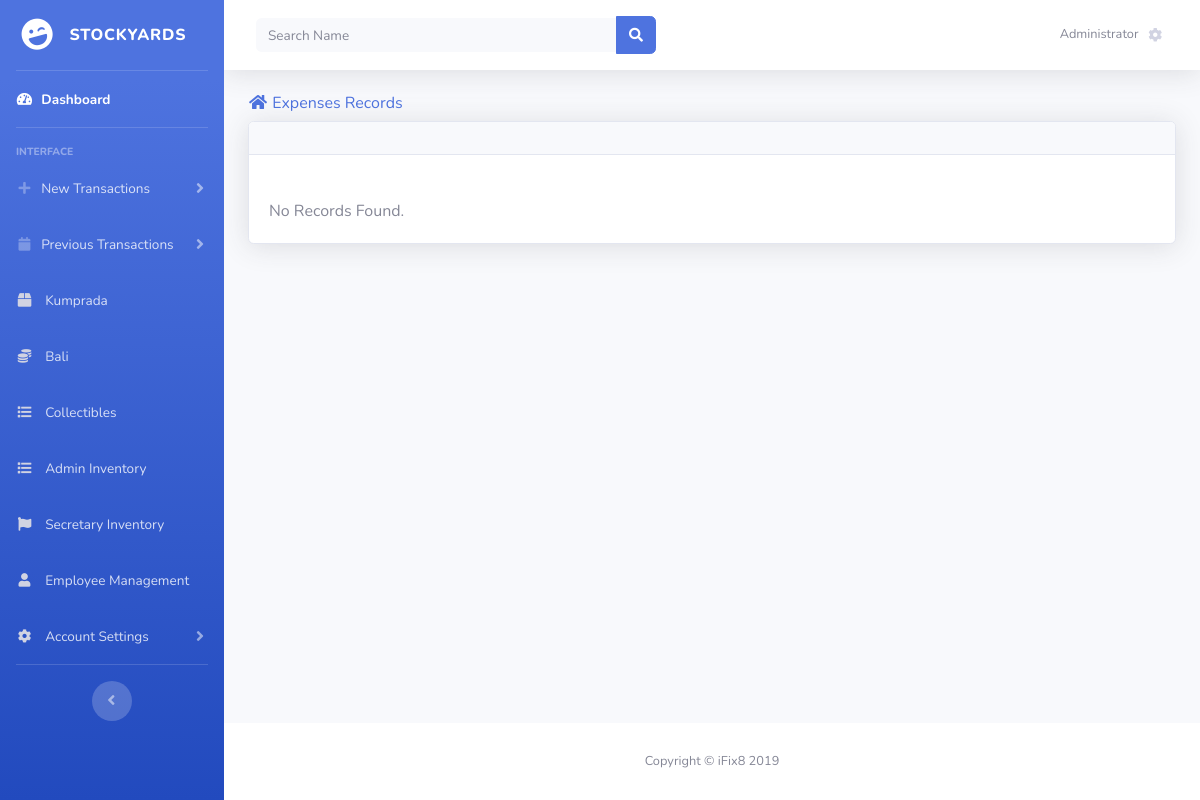
The app's page /admin/expenses.php?date=2019-11-01, older data.
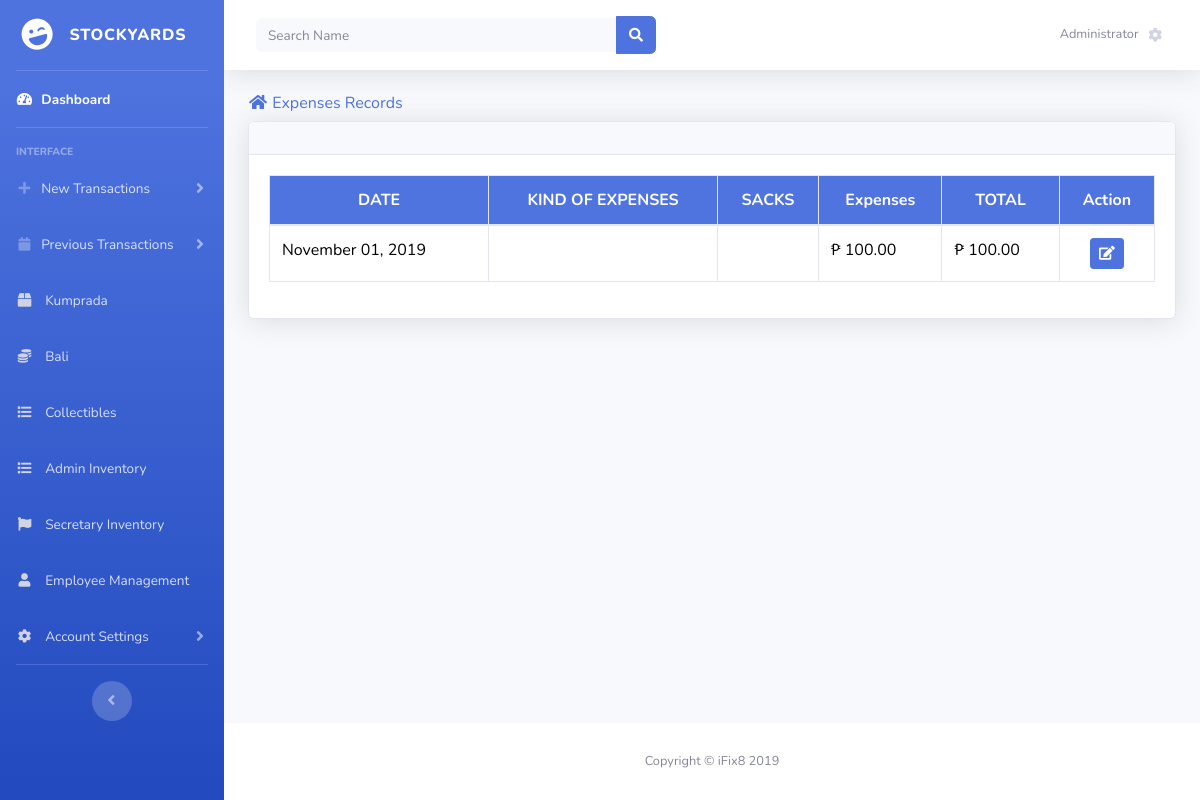
The same page, newer data.
### tables this page shows
CREATE TABLE `expenses` (
  `id` int(11) NOT NULL,
  `date` date NOT NULL,
  `farm` varchar(50) NOT NULL,
  `ahente_name` varchar(50) NOT NULL,
  `ahente_price` int(10) NOT NULL,
  `SOP` int(10) NOT NULL,
  `reynan` int(10) NOT NULL,
  `driver` int(10) NOT NULL,
  `labor` int(10) NOT NULL,
  `truck` int(10) NOT NULL,
  `expenses` int(10) NOT NULL
);

### admin/table-expenses.php (the view)
<?php
    if (isset($_GET['date'])) {
        $getDate = $_GET['date'];
        $sql = "SELECT * FROM expenses WHERE date = '$getDate'";
    } else {
        $sql = "SELECT * FROM expenses WHERE date = '$date'";
    }
$result = mysqli_query($link, $sql);
$data = mysqli_fetch_assoc($result);
?>
<?php if (empty($data)): ?>
    <br>
    No Records Found.
<?php else: ?>
    <div class="table-responsive">
        <table class="table table-bordered">
            <thead>
                <tr>
                    <th>DATE</th>
                    <th>KIND OF EXPENSES</th>
                    <th>SACKS</th>
                    <th>Expenses</th>
                    <th>TOTAL</th>
                    <th>Action</th>
                </tr>
            </thead>
            <tbody>
                <?php
                    $keyloop=1;
                    $total=0;
                    foreach ($result as $key => $value){ $keyloop += $key; $total+=$value['expenses']; }
                    foreach ($result as $key => $value):
                ?>
                    <tr>
                        <td><?php echo date('F d, Y' ,strtotime($value['date'])); ?></td>
                        <td><?php echo $value['kexpenses']; ?></td>
                        <td><?php echo ($value['sacks'] == 0) ? '': $value['sacks']; ?></td>
                        <td><?php echo '&#x20b1; '. number_format($value['expenses'],2); ?></td>
                        <?php if ($key == 0): ?>
                            <td rowspan="<?php echo $keyloop; ?>">
                                <?php echo '&#x20b1; '. number_format($total,2); ?>
                            </td>
                        <?php endif; ?>
                        <td>
                            <center>
                                <button class="btn btn-primary btn-sm" data-namekey="<?php  echo $value['id']; ?>" data-toggle="modal" data-target="#expensesModalEdit">
                                    <span class="icon ">
                                        <i class="fas fa-edit"></i>
                                    </span>
                                </button>
                            </center>
                        </td>
                    </tr>
                <?php
                    endforeach;
                ?>
            </tbody>
        </table>
    </div>
<?php endif;?>

Row changes from the older to the newer data that the page shows:
added expenses: date "November 01, 2019", expenses "100.00"
Text that changed along with them:
text no longer shown: "No Records Found."
text now shown: "DATE KIND OF EXPENSES SACKS Expenses TOTAL Action"
